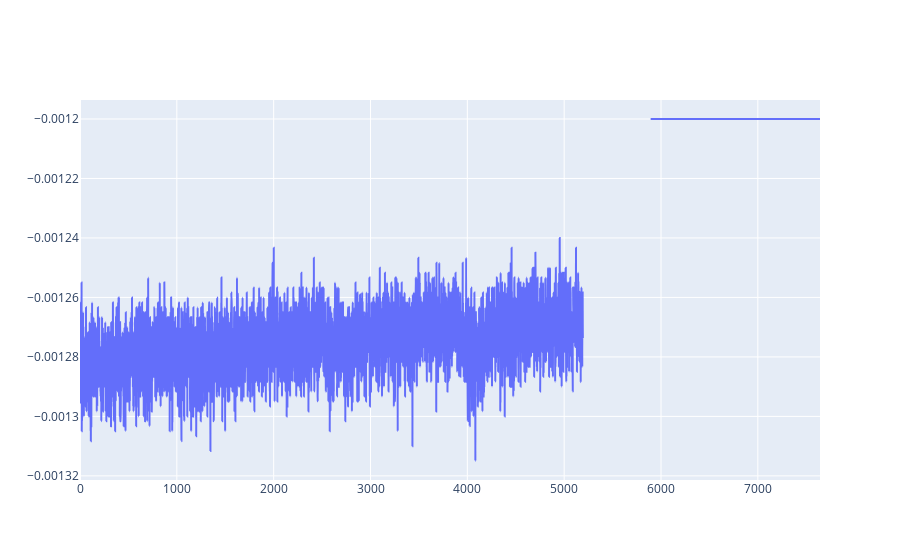

The code cell stored with this chart in its notebook:
### Code cell
#plot the original signal data for Auxiliray channel TU1 U(V) and Gap of Voltage

figAC = go.Figure()
figGV = go.Figure()
conf = dict({'scrollZoom': True})   #to enable a scrollable zoom of plots
figAC.add_trace(go.Scatter(
            y = dfAC,
            line =  dict(shape =  'spline' ),
            name = 'Signal with noise'
            ))
figGV.add_trace(go.Scatter(
            y = dfGV,
            line =  dict(shape =  'spline' ),
            name = 'Signal with noise'
            ))

figAC.show(config=conf) 
 #this plot show the original data with noise of Auxiliray channel TU1 U(V)

#DOUBLE TAP ON GRAPH TO RESIZE TO DEFAULT SIZE AFTER ZOOMING

### Figure 1 — Plotly figure (JSON) as saved in the notebook; plotly's stock layout.template omitted (floating-point values rounded to 4 significant figures; data arrays with more than 128 entries replaced by an {"elided": "..."} marker saying what was removed)
{"data": [{"line": {"shape": "spline"}, "name": "Signal with noise", "type": "scatter", "y": {"elided": "7643 float values"}}], "layout": {}}
